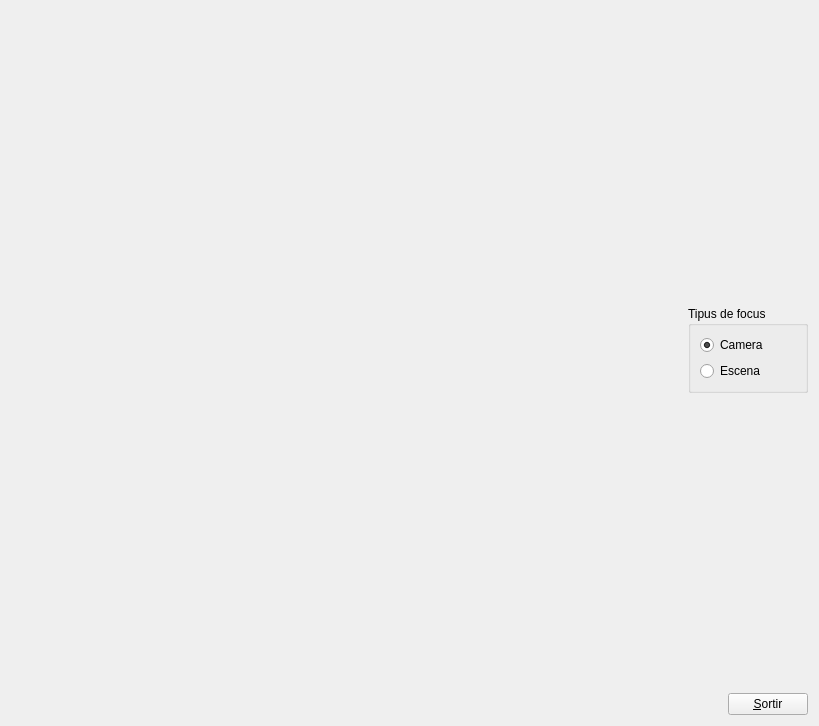
<?xml version="1.0" encoding="UTF-8"?>
<ui version="4.0">
 <class>MyForm</class>
 <widget class="QWidget" name="MyForm">
  <property name="geometry">
   <rect>
    <x>0</x>
    <y>0</y>
    <width>819</width>
    <height>726</height>
   </rect>
  </property>
  <property name="windowTitle">
   <string>Form</string>
  </property>
  <layout class="QHBoxLayout" name="horizontalLayout_2">
   <item>
    <widget class="MyGLWidget" name="widget" native="true">
     <property name="sizePolicy">
      <sizepolicy hsizetype="Expanding" vsizetype="Expanding">
       <horstretch>0</horstretch>
       <verstretch>0</verstretch>
      </sizepolicy>
     </property>
    </widget>
   </item>
   <item>
    <layout class="QVBoxLayout" name="verticalLayout_2">
     <item>
      <spacer name="verticalSpacer">
       <property name="orientation">
        <enum>Qt::Vertical</enum>
       </property>
       <property name="sizeHint" stdset="0">
        <size>
         <width>20</width>
         <height>40</height>
        </size>
       </property>
      </spacer>
     </item>
     <item>
      <widget class="QGroupBox" name="groupBox">
       <property name="title">
        <string>Tipus de focus</string>
       </property>
       <layout class="QVBoxLayout" name="verticalLayout">
        <item>
         <widget class="QRadioButton" name="radioButton">
          <property name="text">
           <string>Camera</string>
          </property>
          <property name="checked">
           <bool>true</bool>
          </property>
         </widget>
        </item>
        <item>
         <widget class="QRadioButton" name="radioButton_2">
          <property name="text">
           <string>Escena</string>
          </property>
         </widget>
        </item>
       </layout>
      </widget>
     </item>
     <item>
      <spacer name="verticalSpacer_2">
       <property name="orientation">
        <enum>Qt::Vertical</enum>
       </property>
       <property name="sizeHint" stdset="0">
        <size>
         <width>20</width>
         <height>40</height>
        </size>
       </property>
      </spacer>
     </item>
     <item>
      <layout class="QHBoxLayout" name="horizontalLayout">
       <item>
        <spacer name="horizontalSpacer">
         <property name="orientation">
          <enum>Qt::Horizontal</enum>
         </property>
         <property name="sizeType">
          <enum>QSizePolicy::Fixed</enum>
         </property>
         <property name="sizeHint" stdset="0">
          <size>
           <width>40</width>
           <height>20</height>
          </size>
         </property>
        </spacer>
       </item>
       <item>
        <widget class="QPushButton" name="pushButton">
         <property name="sizePolicy">
          <sizepolicy hsizetype="Fixed" vsizetype="Fixed">
           <horstretch>0</horstretch>
           <verstretch>0</verstretch>
          </sizepolicy>
         </property>
         <property name="text">
          <string>&amp;Sortir</string>
         </property>
        </widget>
       </item>
      </layout>
     </item>
    </layout>
   </item>
  </layout>
 </widget>
 <customwidgets>
  <customwidget>
   <class>MyGLWidget</class>
   <extends>QWidget</extends>
   <header>MyGLWidget.h</header>
   <container>1</container>
   <slots>
    <signal>enviaFocusCamera()</signal>
    <signal>enviaFocusEscena()</signal>
    <slot>repFocusCamera()</slot>
    <slot>repFocusEscena()</slot>
   </slots>
  </customwidget>
 </customwidgets>
 <resources/>
 <connections>
  <connection>
   <sender>widget</sender>
   <signal>enviaFocusCamera()</signal>
   <receiver>radioButton</receiver>
   <slot>toggle()</slot>
   <hints>
    <hint type="sourcelabel">
     <x>506</x>
     <y>286</y>
    </hint>
    <hint type="destinationlabel">
     <x>719</x>
     <y>342</y>
    </hint>
   </hints>
  </connection>
  <connection>
   <sender>widget</sender>
   <signal>enviaFocusEscena()</signal>
   <receiver>radioButton_2</receiver>
   <slot>toggle()</slot>
   <hints>
    <hint type="sourcelabel">
     <x>611</x>
     <y>359</y>
    </hint>
    <hint type="destinationlabel">
     <x>756</x>
     <y>377</y>
    </hint>
   </hints>
  </connection>
  <connection>
   <sender>radioButton</sender>
   <signal>clicked()</signal>
   <receiver>widget</receiver>
   <slot>repFocusCamera()</slot>
   <hints>
    <hint type="sourcelabel">
     <x>773</x>
     <y>348</y>
    </hint>
    <hint type="destinationlabel">
     <x>622</x>
     <y>126</y>
    </hint>
   </hints>
  </connection>
  <connection>
   <sender>radioButton_2</sender>
   <signal>clicked()</signal>
   <receiver>widget</receiver>
   <slot>repFocusEscena()</slot>
   <hints>
    <hint type="sourcelabel">
     <x>788</x>
     <y>370</y>
    </hint>
    <hint type="destinationlabel">
     <x>576</x>
     <y>468</y>
    </hint>
   </hints>
  </connection>
  <connection>
   <sender>pushButton</sender>
   <signal>clicked()</signal>
   <receiver>MyForm</receiver>
   <slot>close()</slot>
   <hints>
    <hint type="sourcelabel">
     <x>767</x>
     <y>702</y>
    </hint>
    <hint type="destinationlabel">
     <x>409</x>
     <y>362</y>
    </hint>
   </hints>
  </connection>
 </connections>
</ui>
